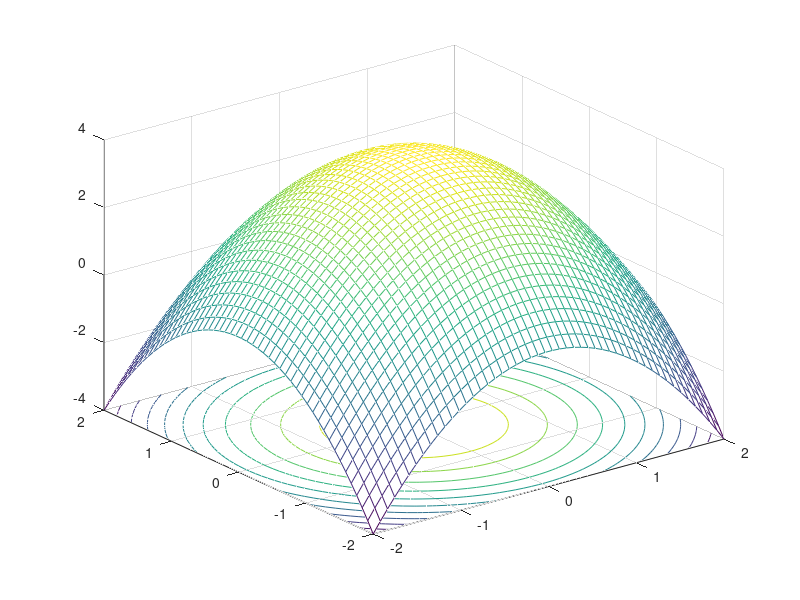

Here is the MATLAB script that generated this plot:
% This is a simple example that will create a 3d plot which you can use to
% test if X11 is working correctly.  Run from your docker container like this:
% docker run --rm -it  -e DISPLAY=$(hostname):0 thom_nic/octave /home/octave/example3d.m
% Note
x=linspace(-2,2,50);
y=linspace(-2,2,50);
[xx,yy]=meshgrid(x,y);
meshc(xx,yy,4-(xx.^2+yy.^2))
pause;
